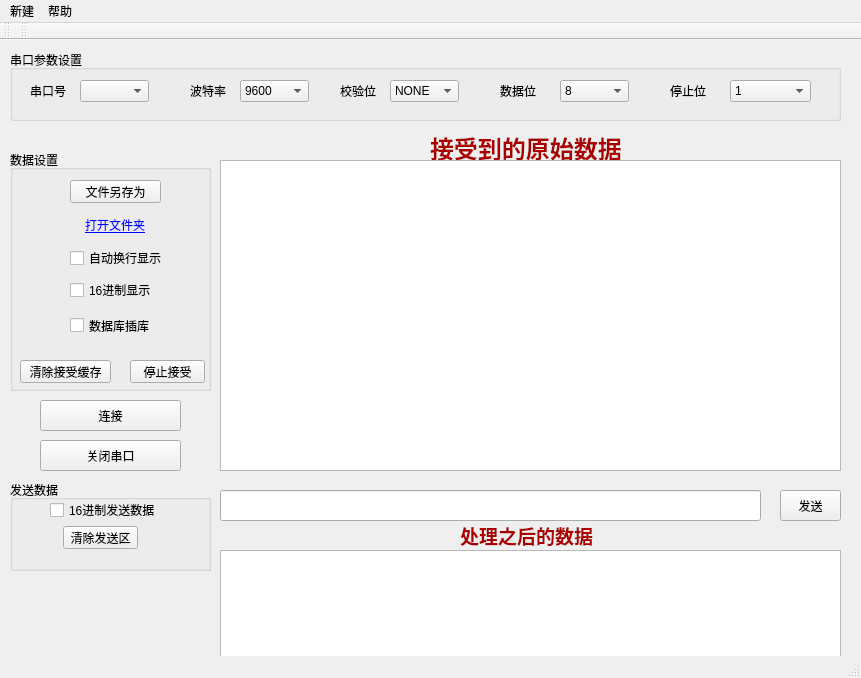
<?xml version="1.0" encoding="UTF-8"?>
<ui version="4.0">
 <class>MainWindow</class>
 <widget class="QMainWindow" name="MainWindow">
  <property name="geometry">
   <rect>
    <x>0</x>
    <y>0</y>
    <width>861</width>
    <height>678</height>
   </rect>
  </property>
  <property name="windowTitle">
   <string>串口助手</string>
  </property>
  <widget class="QWidget" name="centralWidget">
   <widget class="QGroupBox" name="groupBox">
    <property name="geometry">
     <rect>
      <x>10</x>
      <y>10</y>
      <width>831</width>
      <height>71</height>
     </rect>
    </property>
    <property name="title">
     <string>串口参数设置</string>
    </property>
    <widget class="QLabel" name="label">
     <property name="geometry">
      <rect>
       <x>20</x>
       <y>30</y>
       <width>41</width>
       <height>21</height>
      </rect>
     </property>
     <property name="text">
      <string>串口号</string>
     </property>
    </widget>
    <widget class="QComboBox" name="PortNameBox">
     <property name="geometry">
      <rect>
       <x>70</x>
       <y>30</y>
       <width>69</width>
       <height>22</height>
      </rect>
     </property>
    </widget>
    <widget class="QLabel" name="label_2">
     <property name="geometry">
      <rect>
       <x>180</x>
       <y>30</y>
       <width>54</width>
       <height>21</height>
      </rect>
     </property>
     <property name="text">
      <string>波特率</string>
     </property>
    </widget>
    <widget class="QComboBox" name="BaudRateBox">
     <property name="geometry">
      <rect>
       <x>230</x>
       <y>30</y>
       <width>69</width>
       <height>22</height>
      </rect>
     </property>
     <item>
      <property name="text">
       <string>9600</string>
      </property>
     </item>
     <item>
      <property name="text">
       <string>1200</string>
      </property>
     </item>
     <item>
      <property name="text">
       <string>2400</string>
      </property>
     </item>
     <item>
      <property name="text">
       <string>4800</string>
      </property>
     </item>
     <item>
      <property name="text">
       <string>14400</string>
      </property>
     </item>
     <item>
      <property name="text">
       <string>19200</string>
      </property>
     </item>
     <item>
      <property name="text">
       <string>38400</string>
      </property>
     </item>
     <item>
      <property name="text">
       <string>57600</string>
      </property>
     </item>
     <item>
      <property name="text">
       <string>115200</string>
      </property>
     </item>
     <item>
      <property name="text">
       <string>128000</string>
      </property>
     </item>
    </widget>
    <widget class="QLabel" name="label_3">
     <property name="geometry">
      <rect>
       <x>330</x>
       <y>30</y>
       <width>54</width>
       <height>21</height>
      </rect>
     </property>
     <property name="text">
      <string>校验位</string>
     </property>
    </widget>
    <widget class="QComboBox" name="ParityBox">
     <property name="geometry">
      <rect>
       <x>380</x>
       <y>30</y>
       <width>69</width>
       <height>22</height>
      </rect>
     </property>
     <item>
      <property name="text">
       <string>NONE</string>
      </property>
     </item>
     <item>
      <property name="text">
       <string>ODD</string>
      </property>
     </item>
     <item>
      <property name="text">
       <string>EVEN</string>
      </property>
     </item>
    </widget>
    <widget class="QLabel" name="label_4">
     <property name="geometry">
      <rect>
       <x>490</x>
       <y>30</y>
       <width>54</width>
       <height>21</height>
      </rect>
     </property>
     <property name="text">
      <string>数据位</string>
     </property>
    </widget>
    <widget class="QComboBox" name="DataBitsBox">
     <property name="geometry">
      <rect>
       <x>550</x>
       <y>30</y>
       <width>69</width>
       <height>22</height>
      </rect>
     </property>
     <item>
      <property name="text">
       <string>8</string>
      </property>
     </item>
     <item>
      <property name="text">
       <string>7</string>
      </property>
     </item>
     <item>
      <property name="text">
       <string>6</string>
      </property>
     </item>
     <item>
      <property name="text">
       <string>5</string>
      </property>
     </item>
    </widget>
    <widget class="QLabel" name="label_5">
     <property name="geometry">
      <rect>
       <x>660</x>
       <y>30</y>
       <width>54</width>
       <height>21</height>
      </rect>
     </property>
     <property name="text">
      <string>停止位</string>
     </property>
    </widget>
    <widget class="QComboBox" name="StopBitBox">
     <property name="geometry">
      <rect>
       <x>720</x>
       <y>30</y>
       <width>81</width>
       <height>22</height>
      </rect>
     </property>
     <item>
      <property name="text">
       <string>1</string>
      </property>
     </item>
     <item>
      <property name="text">
       <string>2</string>
      </property>
     </item>
    </widget>
   </widget>
   <widget class="QGroupBox" name="groupBox_2">
    <property name="geometry">
     <rect>
      <x>10</x>
      <y>110</y>
      <width>201</width>
      <height>241</height>
     </rect>
    </property>
    <property name="title">
     <string>数据设置</string>
    </property>
    <widget class="QLabel" name="openfile">
     <property name="geometry">
      <rect>
       <x>75</x>
       <y>60</y>
       <width>61</width>
       <height>31</height>
      </rect>
     </property>
     <property name="text">
      <string>&lt;html&gt;&lt;head/&gt;&lt;body&gt;&lt;p&gt;&lt;span style=&quot; text-decoration: underline; color:#0000ff;&quot;&gt;打开文件夹&lt;/span&gt;&lt;/p&gt;&lt;/body&gt;&lt;/html&gt;</string>
     </property>
    </widget>
    <widget class="QCheckBox" name="AutoChBox">
     <property name="geometry">
      <rect>
       <x>60</x>
       <y>100</y>
       <width>101</width>
       <height>16</height>
      </rect>
     </property>
     <property name="text">
      <string>自动换行显示</string>
     </property>
    </widget>
    <widget class="QCheckBox" name="HexReceive">
     <property name="geometry">
      <rect>
       <x>60</x>
       <y>130</y>
       <width>101</width>
       <height>20</height>
      </rect>
     </property>
     <property name="text">
      <string>16进制显示</string>
     </property>
    </widget>
    <widget class="QPushButton" name="ClearButton">
     <property name="geometry">
      <rect>
       <x>10</x>
       <y>210</y>
       <width>91</width>
       <height>23</height>
      </rect>
     </property>
     <property name="text">
      <string>清除接受缓存</string>
     </property>
    </widget>
    <widget class="QPushButton" name="Stop">
     <property name="geometry">
      <rect>
       <x>120</x>
       <y>210</y>
       <width>75</width>
       <height>23</height>
      </rect>
     </property>
     <property name="text">
      <string>停止接受</string>
     </property>
    </widget>
    <widget class="QCheckBox" name="checkBox_4">
     <property name="geometry">
      <rect>
       <x>60</x>
       <y>160</y>
       <width>111</width>
       <height>31</height>
      </rect>
     </property>
     <property name="text">
      <string>数据库插库</string>
     </property>
    </widget>
    <widget class="QPushButton" name="SaveButton">
     <property name="geometry">
      <rect>
       <x>60</x>
       <y>30</y>
       <width>91</width>
       <height>23</height>
      </rect>
     </property>
     <property name="text">
      <string>文件另存为</string>
     </property>
    </widget>
    <zorder>AutoChBox</zorder>
    <zorder>HexReceive</zorder>
    <zorder>ClearButton</zorder>
    <zorder>Stop</zorder>
    <zorder>checkBox_4</zorder>
    <zorder>SaveButton</zorder>
    <zorder>openfile</zorder>
   </widget>
   <widget class="QTextBrowser" name="textBrowser_3">
    <property name="geometry">
     <rect>
      <x>220</x>
      <y>510</y>
      <width>621</width>
      <height>111</height>
     </rect>
    </property>
   </widget>
   <widget class="QLabel" name="label_8">
    <property name="geometry">
     <rect>
      <x>430</x>
      <y>90</y>
      <width>211</width>
      <height>31</height>
     </rect>
    </property>
    <property name="text">
     <string>&lt;html&gt;&lt;head/&gt;&lt;body&gt;&lt;p&gt;&lt;span style=&quot; font-size:18pt; font-weight:600; color:#aa0000;&quot;&gt;接受到的原始数据&lt;/span&gt;&lt;/p&gt;&lt;/body&gt;&lt;/html&gt;</string>
    </property>
   </widget>
   <widget class="QLabel" name="label_9">
    <property name="geometry">
     <rect>
      <x>460</x>
      <y>480</y>
      <width>141</width>
      <height>31</height>
     </rect>
    </property>
    <property name="text">
     <string>&lt;html&gt;&lt;head/&gt;&lt;body&gt;&lt;p&gt;&lt;span style=&quot; font-size:14pt; font-weight:600; color:#aa0000;&quot;&gt;处理之后的数据&lt;/span&gt;&lt;/p&gt;&lt;/body&gt;&lt;/html&gt;</string>
    </property>
   </widget>
   <widget class="QTextBrowser" name="textBrowser">
    <property name="geometry">
     <rect>
      <x>220</x>
      <y>120</y>
      <width>621</width>
      <height>311</height>
     </rect>
    </property>
   </widget>
   <widget class="QPushButton" name="SendButton">
    <property name="geometry">
     <rect>
      <x>780</x>
      <y>450</y>
      <width>61</width>
      <height>31</height>
     </rect>
    </property>
    <property name="text">
     <string>发送</string>
    </property>
   </widget>
   <widget class="QLineEdit" name="SendEdit">
    <property name="geometry">
     <rect>
      <x>220</x>
      <y>450</y>
      <width>541</width>
      <height>31</height>
     </rect>
    </property>
   </widget>
   <widget class="QPushButton" name="OpenButton">
    <property name="geometry">
     <rect>
      <x>40</x>
      <y>360</y>
      <width>141</width>
      <height>31</height>
     </rect>
    </property>
    <property name="text">
     <string>连接</string>
    </property>
   </widget>
   <widget class="QPushButton" name="CloseButton">
    <property name="geometry">
     <rect>
      <x>40</x>
      <y>400</y>
      <width>141</width>
      <height>31</height>
     </rect>
    </property>
    <property name="text">
     <string>关闭串口</string>
    </property>
   </widget>
   <widget class="QGroupBox" name="groupBox_3">
    <property name="geometry">
     <rect>
      <x>10</x>
      <y>440</y>
      <width>201</width>
      <height>91</height>
     </rect>
    </property>
    <property name="title">
     <string>发送数据</string>
    </property>
    <widget class="QPushButton" name="ClearSendButton">
     <property name="enabled">
      <bool>true</bool>
     </property>
     <property name="geometry">
      <rect>
       <x>53</x>
       <y>46</y>
       <width>75</width>
       <height>23</height>
      </rect>
     </property>
     <property name="text">
      <string>清除发送区</string>
     </property>
    </widget>
    <widget class="QCheckBox" name="HexSendBox">
     <property name="geometry">
      <rect>
       <x>40</x>
       <y>20</y>
       <width>131</width>
       <height>20</height>
      </rect>
     </property>
     <property name="text">
      <string>16进制发送数据</string>
     </property>
    </widget>
   </widget>
  </widget>
  <widget class="QMenuBar" name="menuBar">
   <property name="geometry">
    <rect>
     <x>0</x>
     <y>0</y>
     <width>861</width>
     <height>23</height>
    </rect>
   </property>
   <widget class="QMenu" name="menuAsda">
    <property name="title">
     <string>新建</string>
    </property>
   </widget>
   <widget class="QMenu" name="menu_2">
    <property name="title">
     <string>帮助</string>
    </property>
   </widget>
   <addaction name="menuAsda"/>
   <addaction name="menu_2"/>
  </widget>
  <widget class="QToolBar" name="mainToolBar">
   <attribute name="toolBarArea">
    <enum>TopToolBarArea</enum>
   </attribute>
   <attribute name="toolBarBreak">
    <bool>false</bool>
   </attribute>
  </widget>
  <widget class="QStatusBar" name="statusBar"/>
  <widget class="QToolBar" name="toolBar">
   <property name="windowTitle">
    <string>toolBar</string>
   </property>
   <attribute name="toolBarArea">
    <enum>TopToolBarArea</enum>
   </attribute>
   <attribute name="toolBarBreak">
    <bool>false</bool>
   </attribute>
  </widget>
 </widget>
 <layoutdefault spacing="6" margin="11"/>
 <resources/>
 <connections/>
</ui>
